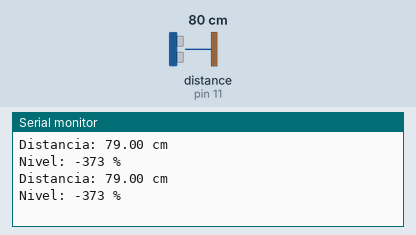
Recording of a sketch running on a simulated Arduino Uno, built with avr-gcc and run on an emulated ATmega328P. On the bench: the last lines printed to the serial monitor. Wiring (inferred from the names in the program): ultrasonic range finder: trigger pin 12; echo pin 11. The inputs (shaded band) are chosen by the test bench; at power-on: distance to the obstacle (sensor on pin 11) 80 cm. The echo pulse lasts 58.3 µs per cm.

Above: at 1.8 s.
1.9 s: distance to the obstacle (sensor on pin 11) set to 2 cm
At 2.7 s:
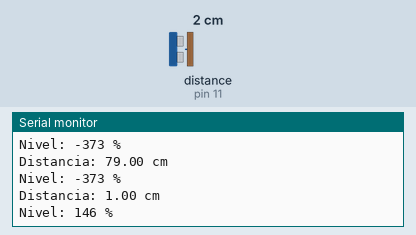
3.4 s: distance to the obstacle (sensor on pin 11) set to 4 cm
At 4.4 s:
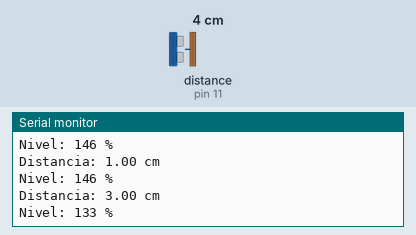
Timing chart, 0 to 6.4 s (numbered marks = the images above; inputs shaded):
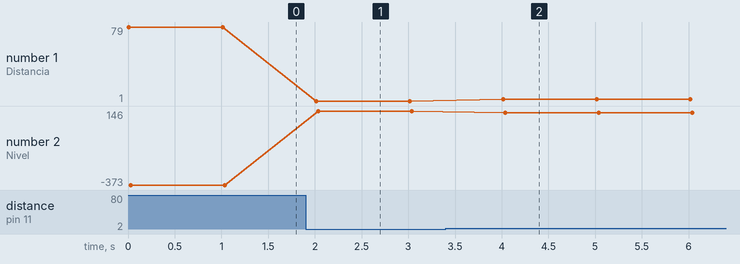

The sketch:

Medicion_Nivel.ino
```cpp
//Autor Quique Mansilla
//Escuela Tecnica N°2 Obispo Colombres
//Medicion de nivel de agua en %, de un valde usando sensor ultrasonico usando funciones definidas por el usuario

const int EchoPin = 11;
const int TriggerPin = 12;

void setup() {
  Serial.begin(9600);
  pinMode(TriggerPin, OUTPUT);
  pinMode(EchoPin, INPUT);
}

void loop() {
  float Distancia = ping(TriggerPin, EchoPin); //Se llama a la funcion "ping" definida al final y guardo el valor que devuelve dicha funcion en variable Distancia
  imprimeValor(Distancia); //Se llama a la funcion "inprimeValor" que muestra en Monitor serial el valor de la distancia (cm)
  long int Nivel = nivel(Distancia);   //Se llama a la funcion "nivel" definida al final y guardo el valor que devuelva esta funcion en variable "Nivel"
  imprimeValor1(Nivel); //Se llama a la funcion "inprimeValor1" que muestra en Monitor serial el valor del nivel (%)
  delay(1000);
}
```

Definicon_Funciones.ino
```cpp
//ARCHIVO DE DEFINICION DE FUNCIONES

// Se define la funcion "ping" para medir la distancia usando las caracteristicas del sensor ultrasonico. El valor de la distancia indica el nivel(cm)
float ping(int TriggerPin, int EchoPin) {
  long duration, distanceCm;

  digitalWrite(TriggerPin, LOW);  //para generar un pulso limpio ponemos a LOW 4us
  delayMicroseconds(4);
  digitalWrite(TriggerPin, HIGH);  //generamos Trigger (disparo) de 10us
  delayMicroseconds(10);
  digitalWrite(TriggerPin, LOW);

  duration = pulseIn(EchoPin, HIGH);  //medimos el tiempo entre pulsos, en microsegundos

  distanceCm = duration * 10 / 292/ 2;   //convertimos a distancia, en cm

  return distanceCm;
}

//Se define la funcion "nivel" que calcula el nivel de agua en %, suponemos una profundidad de 15 cm + distancia ubicacion del sensor (8 cm)
long int nivel(int Distancia){
  const int Vacio = 23; //Distancia maxima, cuando el bidon está vacio
  long int Porciento;
  Porciento = (-(100*(Distancia - Vacio)))/15;  //Calcula el nivel de agua en % Ecuacion de una recta Y  = Nivel(%); x = Distancia(cm)
                                                //x = 8 cm -> Y = 100% (valde lleno); x = 23 cm -> y = 0% (valde vacio)
  return Porciento;
  }

//Definicion de funcion "impreimeValor" que muestra en monitor serial valor de "Distancia"
void imprimeValor(float Distancia) {
  Serial.print("Distancia: ");
  Serial.print(Distancia);
  Serial.println(" cm");
  return;
  }
//Definicion de funcion "imprimeValor1" que muestra en monitor serial valor de "Nivel" en %
void imprimeValor1(long int Nivel) {
  Serial.print("Nivel: ");
  Serial.print(Nivel);
  Serial.println(" %");
  return;
  }
```

Measured:
- after the input at 1.9 s, the serial monitor: prints a new line after 0.11 s (image 1)
- after the input at 3.4 s, the serial monitor: prints a new line after 0.62 s (image 2)
- plotted number 1: 79 → 1 after the input at 1.9 s, 1 → 3 after the input at 3.4 s
- plotted number 2: -373 → 146 after the input at 1.9 s, 146 → 133 after the input at 3.4 s
